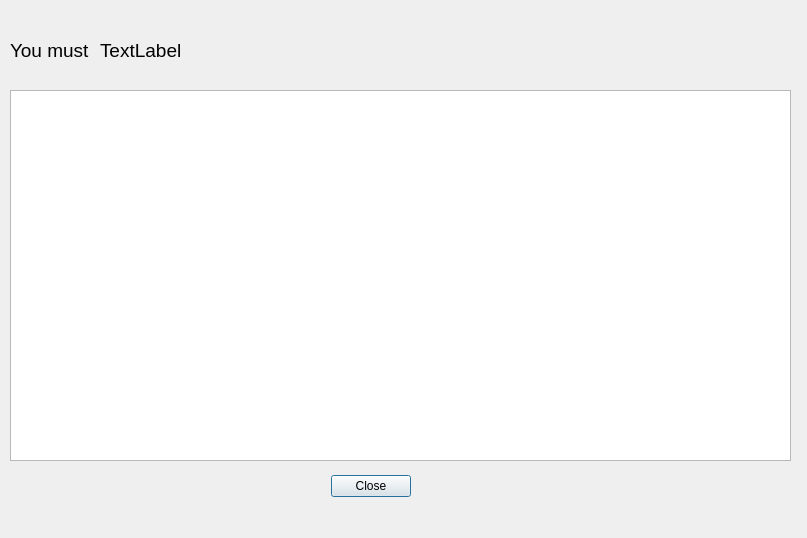
<?xml version="1.0" encoding="UTF-8"?>
<ui version="4.0">
 <class>Rules</class>
 <widget class="QDialog" name="Rules">
  <property name="geometry">
   <rect>
    <x>0</x>
    <y>0</y>
    <width>807</width>
    <height>538</height>
   </rect>
  </property>
  <property name="windowTitle">
   <string>Rules</string>
  </property>
  <widget class="QDialogButtonBox" name="buttonBox">
   <property name="geometry">
    <rect>
     <x>330</x>
     <y>470</y>
     <width>81</width>
     <height>32</height>
    </rect>
   </property>
   <property name="orientation">
    <enum>Qt::Orientation::Horizontal</enum>
   </property>
   <property name="standardButtons">
    <set>QDialogButtonBox::StandardButton::Close</set>
   </property>
  </widget>
  <widget class="QLabel" name="lbl_Must">
   <property name="geometry">
    <rect>
     <x>10</x>
     <y>40</y>
     <width>81</width>
     <height>21</height>
    </rect>
   </property>
   <property name="font">
    <font>
     <pointsize>14</pointsize>
    </font>
   </property>
   <property name="text">
    <string>You must</string>
   </property>
  </widget>
  <widget class="QLabel" name="lbl_Permission">
   <property name="geometry">
    <rect>
     <x>100</x>
     <y>40</y>
     <width>491</width>
     <height>21</height>
    </rect>
   </property>
   <property name="font">
    <font>
     <pointsize>14</pointsize>
    </font>
   </property>
   <property name="text">
    <string>TextLabel</string>
   </property>
  </widget>
  <widget class="QListWidget" name="lw_Permissions">
   <property name="geometry">
    <rect>
     <x>10</x>
     <y>90</y>
     <width>781</width>
     <height>371</height>
    </rect>
   </property>
  </widget>
 </widget>
 <resources/>
 <connections>
  <connection>
   <sender>buttonBox</sender>
   <signal>rejected()</signal>
   <receiver>Rules</receiver>
   <slot>reject()</slot>
   <hints>
    <hint type="sourcelabel">
     <x>248</x>
     <y>254</y>
    </hint>
    <hint type="destinationlabel">
     <x>157</x>
     <y>274</y>
    </hint>
   </hints>
  </connection>
 </connections>
</ui>
